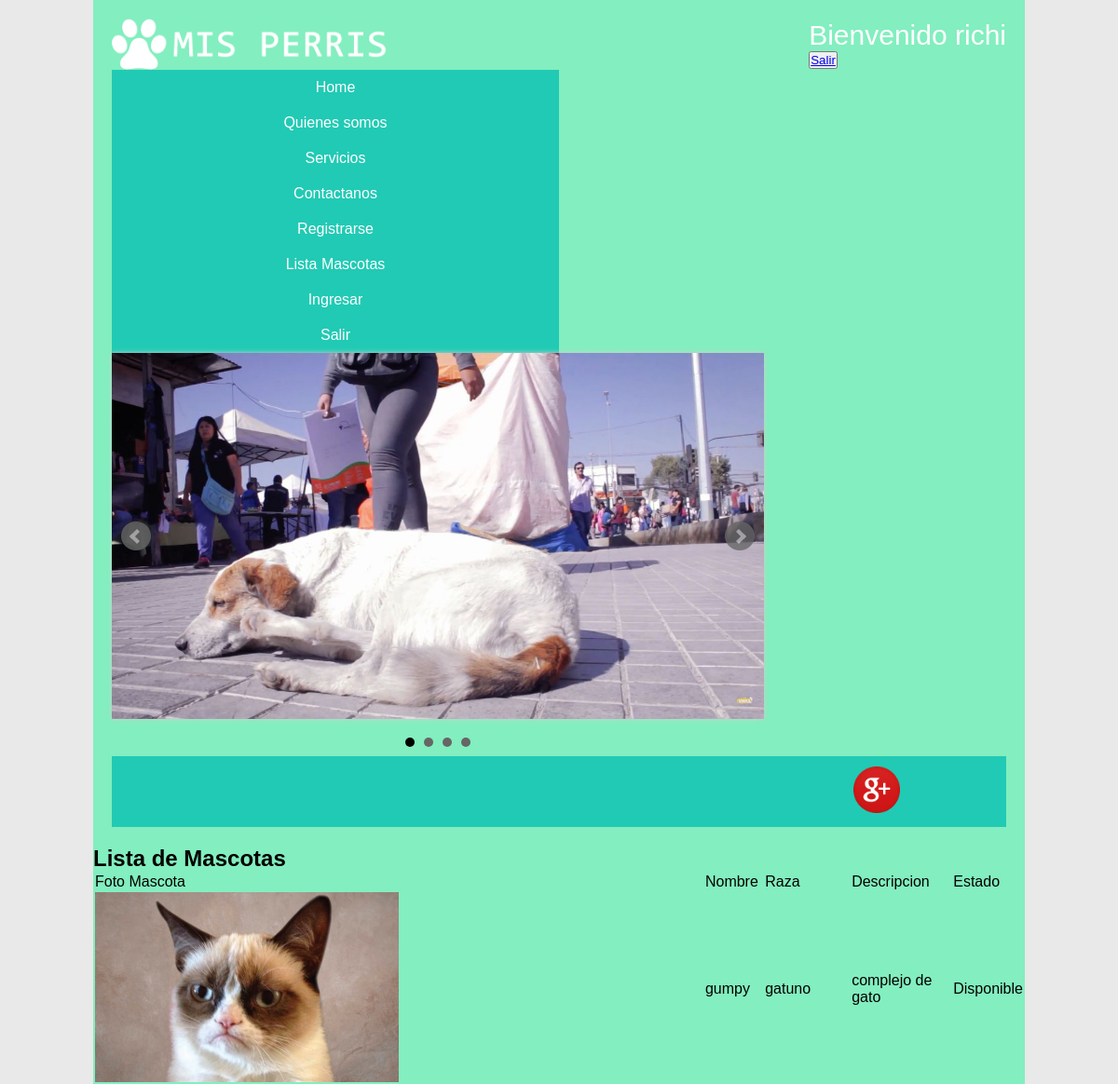
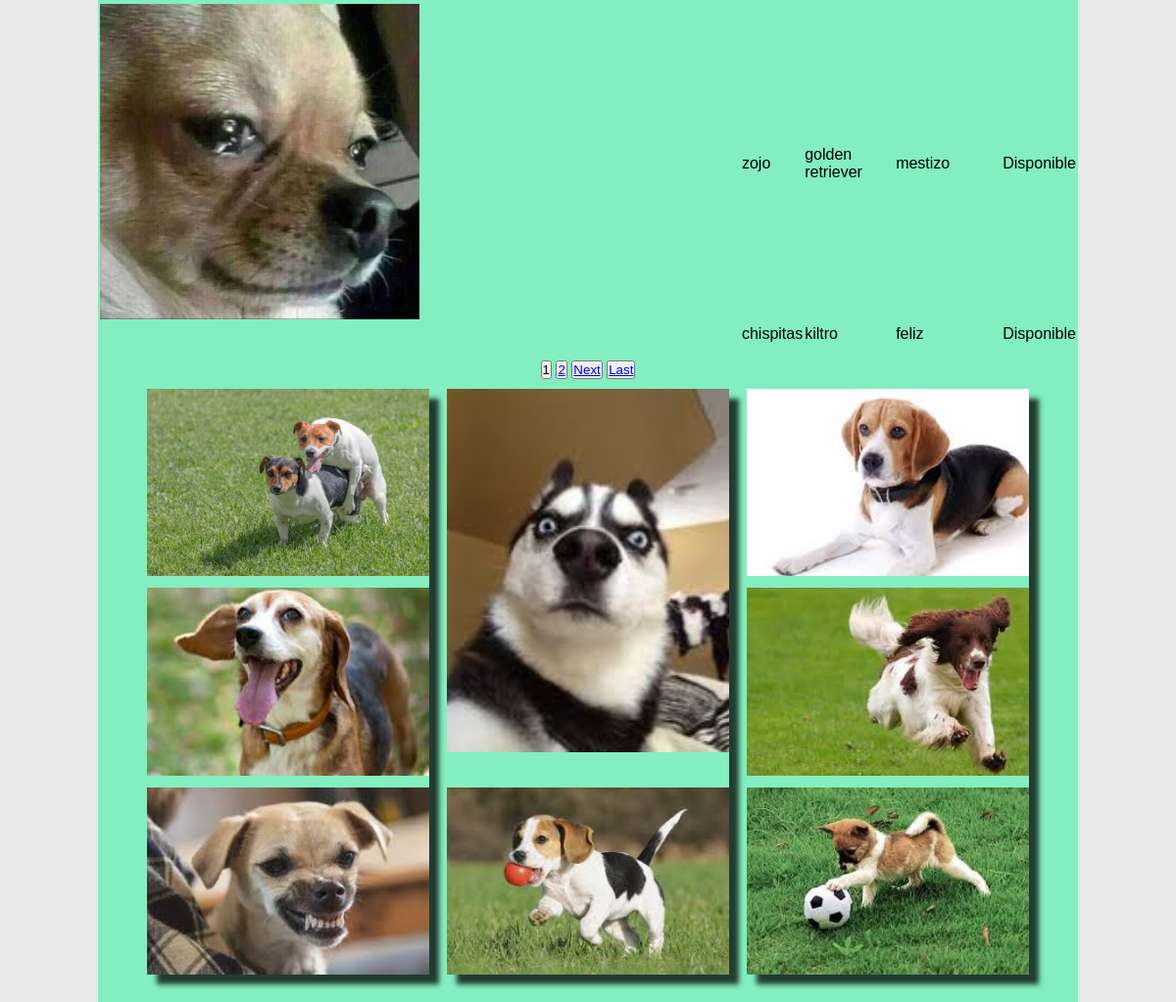
Screenshot of /MascotaLista (signed in) with the database file from the repository (2 pictures, top to bottom).
### api/models.py (models this page shows)
class Mascota (models.Model):
    codigoMascota=models.AutoField(primary_key=True)
    fotoMascota = models.ImageField(upload_to="fotos/")
    nombreMascota=models.CharField(max_length=20,verbose_name="Nombre Mascota")
    razaMascota=models.CharField(max_length=30,default="",verbose_name="Raza Mascota")
    descripcionMascota=models.CharField(max_length=50,default="",verbose_name="Descripcion")
    estado=models.CharField(max_length=20,verbose_name="Estado")

### Back/views.py (the view)
# urls.py: url(r'^MascotaLista',views.lista,name="lista"),
@login_required(login_url='login')
def lista(request):
    actual=request.user
    form=Mascotas(request.POST, request.FILES)
    if form.is_valid():
        data=form.cleaned_data
        mascota=Mascota(codigoMascota=data.get("codigoMascota"),fotoMascota=data.get("fotoMascota"),nombreMascota=data.get("nombreMascota"),razaMascota=data.get("razaMascota"),descripcionMascota=data.get("descripcionMascota"),estado=data.get("estado"))
        mascota.save()
    mascota=Mascota.objects.filter(estado='Disponible')
    paginator = Paginator(mascota, 3)
    page = request.GET.get('page')
    mascota = paginator.get_page(page)
    form=AgregarUsuario()
    return render(request,"listaMascota.html",{'paginator':paginator,'actual':actual,'form':form,'mascota':mascota,'acciones':acciones,})

### Back/templates/listaMascota.html (shortened to what this page needs)
{% extends "maqueta.html" %}
{% load staticfiles %}
{% block Lista %}
<h1 >Lista de Mascotas</h1>
{% if mascota %}
<table class = "lista">
    <tr>
         <td> Foto Mascota</td><td> Nombre</td><td> Raza  </td> <td> Descripcion </td> <td> Estado </td>
    </tr>
    {% for m in mascota %}
    <tr>
         <td> <img src="/media/{{m.fotoMascota}}" width="50%" alt=""> </td><td>{{m.nombreMascota}}</td> <td>{{m.razaMascota}}</td> <td>{{m.descripcionMascota}}</td> <td>{{m.estado}}</td>
    </tr>
    {% endfor %}
</table>
{% else %}
<h2>No hay Mascotas registradas</h2>
{% endif %}
<div class="pagination">
    {% for num in mascota.paginator.page_range %}
      {% if mascota.number == num %}
      <button>
        <span>{{ num }}</span>
    </button>
      {% elif num > mascota.number|add:'-3' and num < mascota.number|add:'3' %}
      <button>
        <a href="?page={{ num }}">{{ num }}</a>
      </button>
      {% endif %}
    {% endfor %}
    {% if mascota.has_next %}
    <button>
      <a href="?page={{ mascota.next_page_number }}">Next</a>
    </button>
    <button>
     <a href="?page={{ mascota.paginator.num_pages }}">Last</a>
    </button>
    {% endif %}
  </div>
{% endblock %}

### Back/templates/maqueta.html (shortened to what this page needs)
{% load staticfiles %}
<!doctype html>
<html lang="es">
        {% load pwa %}
<head>
	<link rel="stylesheet" href="{% static 'css/jquery.bxslider.css'%}">
	<link rel="stylesheet" href="{% static 'css/estilos.css'%}">
</head>
</head>
    <body>
        <div class="contenedor">
		<header>
			<div class="logo">
                <img src="{% static 'img/logo.png'%}" width="" alt="">
			</div>
            <div>
                {% if actual %}
                    <div class="logo">Bienvenido {{actual.username}}</div>
                    <button class= "salir"><a href="{% url 'logout' %}">Salir</a></button>
                {%endif%}
            </div>
            <nav>
                <a href="{% url 'inicio'%}">Home</a>
                <a href="#">Quienes somos</a>
                <a href="#">Servicios</a>
                <a href="#}">Contactanos</a>
                <a href="{% url 'registrarse'%}">Registrarse</a>
				<a href="{% url 'lista'%}">Lista Mascotas </a>
                <a href="{% url 'login' %}">Ingresar</a>
                <a href="{% url 'logout' %}">Salir </a>
            </nav>
			<div id="carrusel">
				<div><img src="{% static 'img/01.jpg'%}" width="100%"></div>
			</div>
			<div class="links">
					<a href="https://es-la.facebook.com/" target="_blank"><img src="{% static 'img\face.png' %}"  width="60" alt=""></a>
					<a href="https://www.google.com/intl/es/gmail/about/" target="_blank"><img src="{% static 'img\Gmail.png'%}"  width="55" alt=""> </a>
					<a href="https://www.instagram.com/?hl=es-la" target="_blank" ><img src="{% static 'img\ig.png'%}" width="50" alt=""> </a>
					<a href="https://plus.google.com/discover?hl=es" target="_blank" ><img src="{% static 'img\google.png'%}" width="50" alt=""> </a>
			</div>
        </header>
        <section>
            <div class="contenido" background="#83EEBF">
                {% block Lista%}
                {% endblock %}
            </div>
		</section>
    <br>
    <footer>
        <div class="collage">
            <div class="caja">
                <img src="{% static 'images/dos.jpg'%}" alt="Nueve">
                <img src="{% static 'images/siete.jpg'%}" alt="Nueve">
                <img src="{% static 'images/ocho.jpg'%}" alt="Nueve">
            </div>
            <div class="caja largo">
                <img src="{% static 'images/cuatro.jpg'%}" alt="Nueve"style="height:62%">
                <img src="{% static 'images/cinco.jpg'%}" alt="Nueve">
            </div>
            <div class="caja">
                <img src="{% static 'images/tres.jpg'%}" alt="Nueve" >
                <img src="{% static 'images/seis.jpg'%}" alt="Nueve" >
                <img src="{% static 'images/uno.jpg'%}" alt="Nueve">
            </div>
        </div>
    <footer>
        <br>
        <br>
</body>
</html>

### Back/static/css/estilos.css (style rules this page uses)
* { margin: 0; padding: 0; box-sizing: border-box; }
.contenedor { background:#83EEBF; width:90%; max-width:1000px; margin:auto; display:flex; flex-flow:row wrap; font-family: Verdana, Geneva, Tahoma, sans-serif; }
body { background:#e9e9e9; }
header { background:#83EEBF ; width:100%; padding:20px; display: flex; justify-content:space-between; align-items:center; flex-direction:row; flex-wrap:wrap; }
header .logo { color:#fff; font-size:30px; text-align: center; }
header .logo img { width:300px; vertical-align: top; }
header nav { width:50%; display:flex; flex-wrap:wrap; align-items:center; flex-direction: column; }
header nav a { background:#21cab4; color:#fff; text-align: center; text-decoration: none; padding:10px; width: 100%; flex-direction: column; flex-grow:1; }
#carrusel { background:#21cab4; width: 100%; }
.links { background:#83EEBF; width: 100%; padding:1px; display: flex; flex-wrap:wrap; justify-content:space-between; flex-direction: ROW; }
.links { background:#21cab4; display:flex; flex-wrap:wrap; }
.links a { flex-grow:1; color:#fff; padding:10px; text-align: center; text-decoration:none; }
.collage { width: 90%; max-width: 1000px; margin-top: 10px; margin-bottom: 10px; margin-left: auto; margin-right: auto; display:flex; justify-content:space-between; }
.collage .caja { width: 32%; overflow: hidden; box-shadow:10px 10px 5px 0px rgba(0,0,0,0.75); display:flex; flex-direction:column; justify-content:space-between; }
.collage .caja img { width: 100%; height: 32%; object-fit:cover; }
.pagination { text-align: center; margin-top: 1em; }

### rows the page displays
Mascota: fotoMascota (picture), nombreMascota "gumpy", razaMascota "gatuno", descripcionMascota "complejo de gato", estado "Disponible"
Mascota: fotoMascota (picture), nombreMascota "zojo", razaMascota "golden retriever", descripcionMascota "mestizo", estado "Disponible"
Mascota: nombreMascota "chispitas", razaMascota "kiltro", descripcionMascota "feliz", estado "Disponible"

### other values shown
{{ actual.username }} "richi"
{{ num }} "1"
{{ num }} "2"
